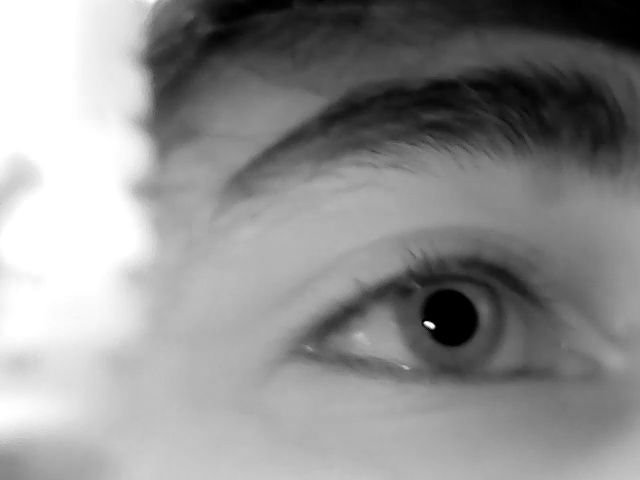
#> input picture Dataset/B70.jpg, 640 x 480 px, given in place of WIN_20230413_19_22_37_Pro.mp4, which was not available
$ python Pupil_tracker.py   (older library calls are emulated)
#> lines starting #> are read from the running program, lines starting #| are printed output that depends on the picture; after the words box and inside, x2 and y2 are one past the last pixel; in counts of white or black regions, pixels touching at a corner belong together; pictures that were not available may be replaced by others from this repository, and a replacement may not be noted
#> further down, frame is the input picture: shape (480, 640, 3); min 0, max 255, mean 142.9
import cv2
import numpy as np
import matplotlib.pyplot as plt

# Create a VideoCapture object and read from input file
# If the input is the camera, pass 0 instead of the video file name
# cap = cv2.VideoCapture(0)
cap = cv2.VideoCapture('WIN_20230413_19_22_37_Pro.mp4')

# [5 lines of commented-out code are left out]
# [122 lines left out: functions create_model, fit_rotated_ellipse_ransac, fit_rotated_ellipse, not called in this run]


# Check if camera opened successfully
if (cap.isOpened()== False):
  print("Error opening video stream or file")

def getcoordinates(frame):
    kernel = cv2.getStructuringElement(cv2.MORPH_ELLIPSE,(3,3))
    image_gray = cv2.cvtColor(frame, cv2.COLOR_BGR2GRAY)
    blur = cv2.GaussianBlur(image_gray,(3,3),0)
    ret,thresh1 = cv2.threshold(blur,50,255,cv2.THRESH_BINARY)
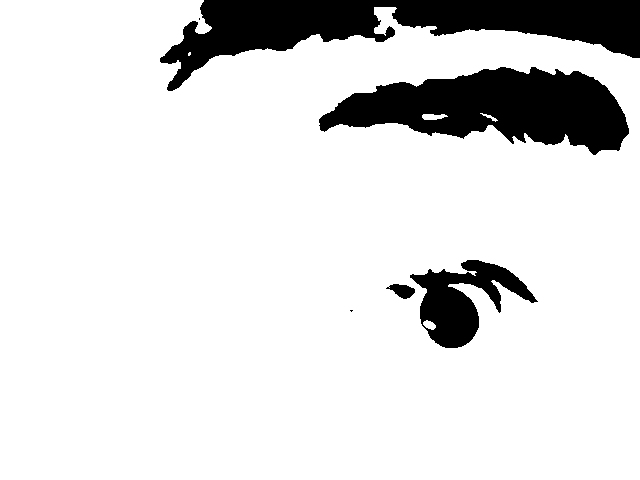
#> thresh1: shape (480, 640); 87% white; 6 black regions (2 under 20 px), largest, box (x1, y1, x2, y2) and area: (160, 0, 640, 91) 18567, (319, 67, 629, 155) 16094, (410, 260, 538, 348) 5006, (386, 284, 415, 299) 256

    opening = cv2.morphologyEx(thresh1, cv2.MORPH_OPEN, kernel)
#> opening: shape (480, 640); 87% white; 6 black regions (2 under 20 px), largest, box (x1, y1, x2, y2) and area: (160, 0, 640, 91) 18589, (319, 67, 629, 155) 16116, (410, 260, 538, 348) 5018, (386, 284, 415, 299) 257
    closing = cv2.morphologyEx(opening, cv2.MORPH_CLOSE, kernel)
#> closing: shape (480, 640); 87% white; 4 black regions, box (x1, y1, x2, y2) and area: (160, 0, 640, 91) 18578, (319, 67, 629, 155) 16103, (410, 260, 537, 348) 4999, (388, 284, 415, 299) 252
#   cv2.imshow("fs",image)
    image = 255 - closing
#> image: shape (480, 640); 13% white; 4 white regions

    contours , hierarchy = cv2.findContours(image, cv2.RETR_TREE, cv2.CHAIN_APPROX_NONE)
#> contours = 8 contours, 1 with area under 20; largest, box (x1, y1, x2, y2) and area: (160, 0, 640, 91) 17970, (319, 67, 629, 155) 15904, (410, 260, 537, 348) 4778, (388, 284, 415, 299) 224, (421, 113, 447, 121) 141, (484, 113, 498, 123) 48, (469, 270, 477, 276) 22
    cv2.imshow('f',image)
    hull = []

    for i in range(len(contours)):
        hull.append(cv2.convexHull(contours[i], False))
#> this loop made 8 passes
#> after the loop, hull = 8 contours, 1 with area under 20; largest, box (x1, y1, x2, y2) and area: (160, 0, 640, 91) 34023, (319, 67, 629, 155) 19366, (410, 260, 537, 348) 7276, (388, 284, 415, 299) 240, (421, 113, 447, 121) 150, (484, 113, 498, 123) 56, (469, 270, 477, 276) 22

#   cnt = sorted(hull, key=cv2.contourArea)
#   maxcnt = cnt[-1]
    for con in hull:
        approx = cv2.approxPolyDP(con, 0.01 * cv2.arcLength(con,True),True)
        area = cv2.contourArea(con)
        if(len(approx) > 10 and area > 1000):
            flag=1
            cx,cy,w,h,theta = fit_rotated_ellipse_ransac(con.reshape(-1,2))
            # xcoordinates.append(cx)
            # ycoordinates.append(cy)
            return cx,cy,w,h,theta,flag
#> this loop made 8 passes
#> area on passes 1 to 7: 240, 7276, 22, 19366.5, 56, 150.5, 34023
    return 0,0,0,0,0,0


# [53 lines left out: function get_3d_eye_center, not called in this run]


# print('#D POINTSSSS',get_3d_eye_center(cap))
# Read until video is completed
xcoordinates= []
ycoordinates= []
while(cap.isOpened()):
  # Capture frame-by-frame
  ret, frame = cap.read()
  if ret == True:
      ret, frame = cap.read()
      cx,cy,w,h,theta, flag= getcoordinates(frame)
#> cx = 0; cy = 0; w = 0; h = 0; theta = 0; flag = 0
      if flag==1:
            cv2.ellipse(frame,(int(cx),int(cy)),(int(w),int(h)),theta*180.0/np.pi,0.0,360.0,(0,0,255),1)
            cv2.drawMarker(frame, (int(cx),int(cy)),(0, 0, 255),cv2.MARKER_CROSS,2,1)


            create_model(cx,cy)
      cv2.drawMarker(frame,(450, 250),(0, 255, 0),cv2.MARKER_CROSS,2,10)
#> frame: shape (480, 640, 3); 0.04% of pixels changed, all inside (x1, y1, x2, y2) = (444, 244, 457, 257)
      cv2.imshow('Output',frame)


            #   result.write(frame)
    # Press Q on keyboard to  exit

      if cv2.waitKey(25) & 0xFF == ord('q'):
#> (key q is pressed here)
           break
  # Break the loop
  else:
    break

# When everything done, release the video capture object
cap.release()
# result.release()
# Closes all the frames
cv2.destroyAllWindows()

$ run again, on Dataset/F285.jpg
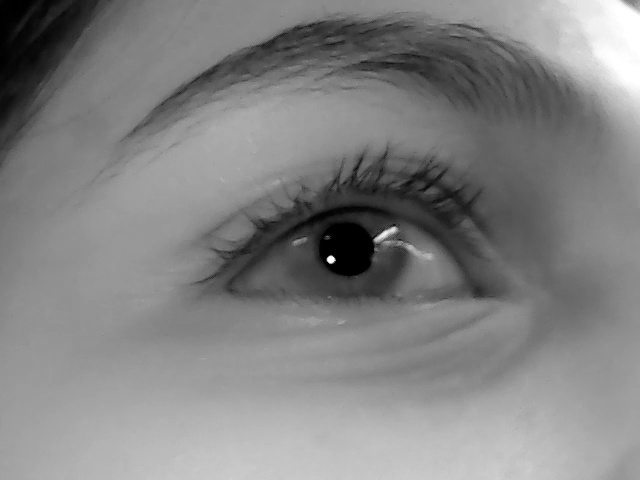
#> input picture Dataset/F285.jpg, 640 x 480 px, given in place of WIN_20230413_19_22_37_Pro.mp4, which was not available
#> frame is the input picture: shape (480, 640, 3); min 0, max 255, mean 130.4
#> in getcoordinates, `ret,thresh1 = cv2.threshold(blur,50,255,cv2.THRESH_BINARY)`:
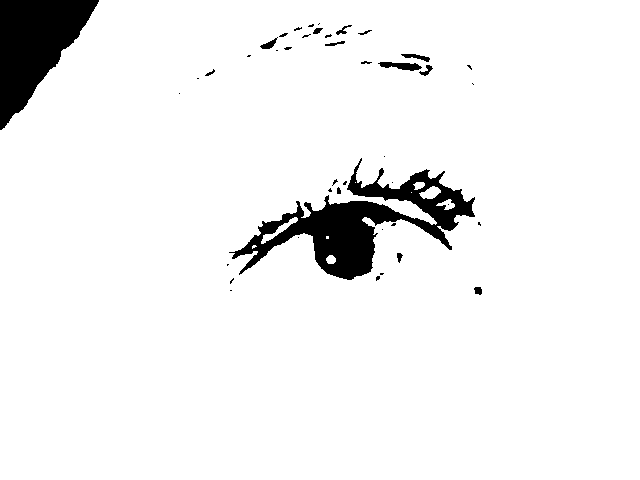
#> thresh1: shape (480, 640); 94.4% white; 43 black regions (27 under 20 px), largest, box (x1, y1, x2, y2) and area: (229, 158, 475, 280) 9291, (0, 0, 99, 130) 7019, (378, 62, 422, 71) 235
#> opening: shape (480, 640); 94.3% white; 41 black regions (24 under 20 px), largest, box (x1, y1, x2, y2) and area: (229, 158, 475, 280) 9363, (0, 0, 99, 130) 7021, (378, 62, 422, 71) 236
#> in getcoordinates, `closing = cv2.morphologyEx(opening, cv2.MORPH_CLOSE, kernel)`:
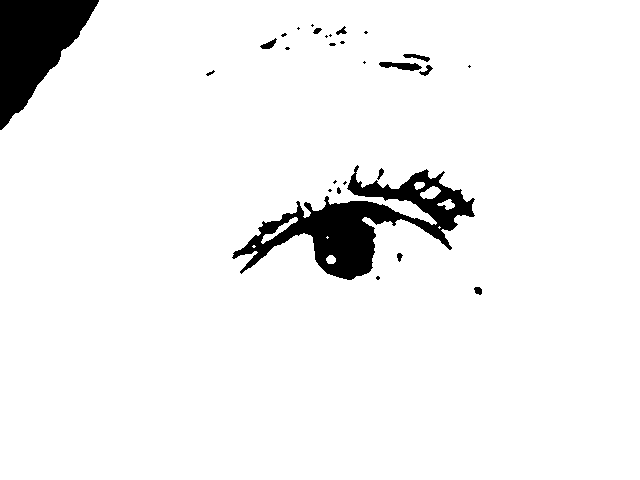
#> closing: shape (480, 640); 94.4% white; 28 black regions (15 under 20 px), largest, box (x1, y1, x2, y2) and area: (232, 165, 475, 280) 9257, (0, 0, 99, 130) 7018, (379, 62, 422, 71) 235
#> image: shape (480, 640); 5.6% white; 28 white regions (15 under 20 px)
#> contours = 36 contours, 20 with area under 20; largest, box (x1, y1, x2, y2) and area: (232, 165, 475, 280) 9406, (0, 0, 99, 130) 6834, (260, 216, 299, 245) 260, (419, 185, 442, 200) 196, (379, 62, 422, 71) 192
#> the loop in getcoordinates, `for i in range(len(contours)):` made 36 passes
#> after the loop in getcoordinates, `for i in range(len(contours)):`: hull = 36 contours, 20 with area under 20; largest, box (x1, y1, x2, y2) and area: (232, 165, 475, 280) 18817, (0, 0, 99, 130) 7074, (260, 216, 299, 245) 330, (379, 62, 422, 71) 238, (419, 185, 442, 200) 208
#> the loop in getcoordinates, `for con in hull:` made 36 passes
#> area on passes 1, 3, 8, 9, 10, 14, 15, 16: 39.5, 27, 34, 18817, 84.5, 329.5, 147.5, 207.5
#> cx = 0
#> frame: shape (480, 640, 3); 0.04% of pixels changed, all inside (x1, y1, x2, y2) = (444, 244, 457, 257)

$ run again, on Dataset/G319.jpg
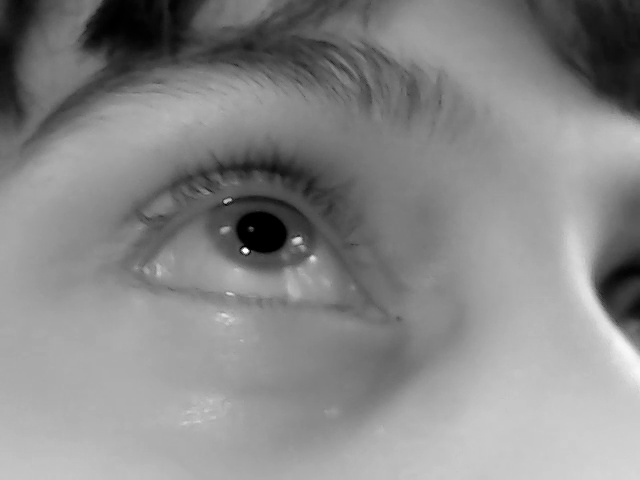
#> input picture Dataset/G319.jpg, 640 x 480 px, given in place of WIN_20230413_19_22_37_Pro.mp4, which was not available
#> frame is the input picture: shape (480, 640, 3); min 0, max 255, mean 135.7
#> in getcoordinates, `ret,thresh1 = cv2.threshold(blur,50,255,cv2.THRESH_BINARY)`:
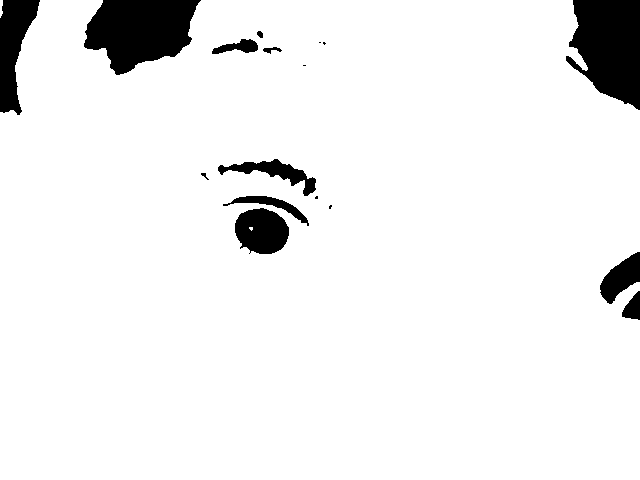
#> thresh1: shape (480, 640); 93.4% white; 17 black regions (5 under 20 px), largest, box (x1, y1, x2, y2) and area: (84, 0, 201, 75) 5988, (566, 0, 640, 110) 5964, (0, 0, 40, 115) 2571
#> opening: shape (480, 640); 93.4% white; 17 black regions (5 under 20 px), largest, box (x1, y1, x2, y2) and area: (84, 0, 201, 75) 5990, (566, 0, 640, 110) 5968, (0, 0, 40, 115) 2572
#> closing: shape (480, 640); 93.5% white; 15 black regions (4 under 20 px), largest, box (x1, y1, x2, y2) and area: (84, 0, 201, 75) 5989, (566, 0, 640, 110) 5965, (0, 0, 40, 115) 2570
#> image: shape (480, 640); 6.5% white; 15 white regions (4 under 20 px)
#> contours = 16 contours, 5 with area under 20; largest, box (x1, y1, x2, y2) and area: (84, 0, 201, 75) 5833, (566, 0, 640, 110) 5790, (0, 0, 40, 115) 2430, (235, 208, 289, 254) 1857, (600, 252, 640, 304) 1066
#> the loop in getcoordinates, `for i in range(len(contours)):` made 16 passes
#> after the loop in getcoordinates, `for i in range(len(contours)):`: hull = 16 contours, 5 with area under 20; largest, box (x1, y1, x2, y2) and area: (84, 0, 201, 75) 6444, (566, 0, 640, 110) 6320, (0, 0, 40, 115) 3350, (218, 159, 316, 196) 2020, (235, 208, 289, 254) 1914
#> the loop in getcoordinates, `for con in hull:` made 3 passes
#> (area, flag) on pass 3: (1914, 1)
#> (printed output is left out)
#> `cx,cy,w,h,theta, flag= getcoordinates(frame)`: cx = 261.1; cy = 230.9; w = 27.36; h = 22.71; theta = 0.241; flag = 1
#> pupil_center = (261, 230, 0)
#> in create_model, `gaze_direction = np.array(pupil_center) - np.array(sphere_center)`: gaze_direction = [-189, -20, 150]
#> in create_model, `gaze_direction = gaze_direction / np.linalg.norm(gaze_direction)`: gaze_direction = [-0.781, -0.0826, 0.62]
#> line_end = [371.9, 241.7, -88.05]
#> the loop in create_model, `for i in range(len(line_end)):` made 3 passes
#> after the loop in create_model, `for i in range(len(line_end)):`: tempp = [371, 241, -88]
#> x = [261, 450]
#> y = [230, 250]
#> `cv2.destroyAllWindows()`:
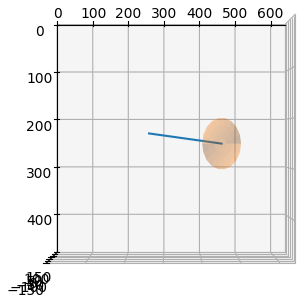
#> figure drawn by matplotlib, 1 panel
